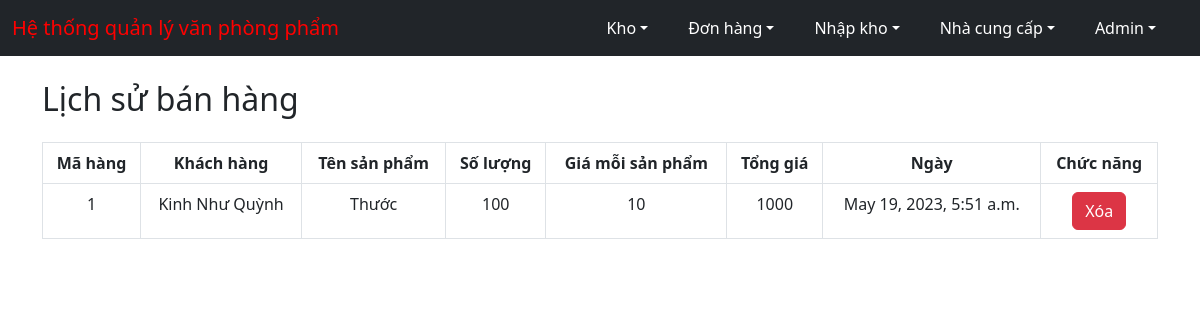
Page /sales/sales-history/ (signed in) on the committed database.
### sales/models.py (models this page shows)
class SalesModel(models.Model):
    order_no = models.IntegerField(primary_key=True,verbose_name='Mã')
    customer = models.ForeignKey(CustomerModel, on_delete=models.CASCADE,verbose_name='Khách hàng')
    sku = models.ForeignKey(InventoryModel, on_delete=models.CASCADE,verbose_name='Sản phẩm')
    quantity = models.IntegerField(verbose_name='Số lượng')
    price = models.IntegerField(verbose_name='Giá')
    total_price = models.IntegerField(verbose_name='Tổng giá')
    date = models.DateTimeField(auto_now=True,verbose_name='Ngày')
    class Meta:
        verbose_name_plural = 'Đơn hàng'

class CustomerModel(models.Model):
    customer = models.CharField(max_length=100,verbose_name='Khách hàng')
    contact = models.IntegerField(verbose_name='Liên hệ')
    def __str__(self):
        return self.customer
    class Meta:
        verbose_name_plural = 'Khách hàng'

### inventory/models.py (models this page shows)
class InventoryModel(models.Model):
    sku = models.CharField(max_length=100,verbose_name='Sản phẩm')
    available_quantity = models.IntegerField(verbose_name='Hiện còn')
    def __str__(self):
        return self.sku
    class Meta:
        verbose_name_plural = 'Kho'

### sales/views.py (the view)
# urls.py: path('sales-history/', views.sales_history, name='sales-history'),
@login_required
def sales_history(request):
    model = SalesModel.objects.all()
    return render(request, 'sales/sales_history.html', {
        'model': model
    })

### sales/templates/sales/sales_history.html (shortened to what this page needs)
{% extends 'base.html' %}
{% block content %}
    <div class='container'>
        <h2 class='mt-4'>Lịch sử bán hàng</h2>
        <table class="table mt-4 table-bordered text-center">
            <thead>
              <tr>
                <th scope="col">Mã hàng</th>
                <th scope="col">Khách hàng</th>
                <th scope="col">Tên sản phẩm</th>
                <th scope="col">Số lượng</th>
                <th scope="col">Giá mỗi sản phẩm</th>
                <th scope="col">Tổng giá</th>
                <th scope="col">Ngày</th>
                <th scope="col">Chức năng</th>
              </tr>
            </thead>
            <tbody>
                {% for row in model %}
                    <tr>
                        <td>{{ row.order_no }}</td>
                        <td>{{ row.customer }}</td>
                        <td>{{ row.sku }}</td>
                        <td>{{ row.quantity }}</td>
                        <td>{{ row.price }}</td>
                        <td>{{ row.total_price }}</td>
                        <td>{{ row.date }}</td>
                        <td><a class='btn btn-danger' href={% url 'delete-sale' row.order_no %}>Xóa</a></td>
                    </tr>
                {% endfor %}
            </tbody>
          </table>
    </div>
{% endblock %}

### templates/base.html (shortened to what this page needs)
<!DOCTYPE html>
<html lang="en">
<head>
    <link href="https://cdn.jsdelivr.net/npm/bootstrap@5.2.0-beta1/dist/css/bootstrap.min.css" rel="stylesheet">
</head>
<body style="background-image: url('/static/images/background2.jpg'); background-repeat: no-repeat; background-size: cover;">
    <nav class="navbar navbar-expand-lg navbar-dark bg-dark">
        <div class="container-fluid">
            {% if not user.is_authenticated %}
                <a class="navbar-brand" href="{% url 'sign-in' %}">
                    Hệ thống quản lý văn phòng phẩm
                </a>
            {% else %}
                <a style ="color : red" class="navbar-brand" href="{% url 'index' %}">
                    Hệ thống quản lý văn phòng phẩm
                </a>
            {% endif %}
            <ul class="nav justify-content-end ">
                {% if not user.is_authenticated %}
                    <li class="nav-item">
                        <a class="nav-link text-white" href="{% url 'sign-up' %}">Đăng ký</a>
                    </li>
                 {% else %}
                    <div class="collapse navbar-collapse" id="navbarNavDarkDropdown">
                        <ul class="navbar-nav">
                            <li class="nav-item dropdown me-4">
                                <a class="nav-link text-white dropdown-toggle" href="{% url 'index' %} id="navbarDarkDropdownMenuLink" role="button" data-bs-toggle="dropdown" aria-expanded="false"">Kho</a>
                            </li>
                            <li class="nav-item dropdown me-4">
                                <a class="nav-link text-white dropdown-toggle" href="{% url 'index' %} id="navbarDarkDropdownMenuLink" role="button" data-bs-toggle="dropdown" aria-expanded="false"">Đơn hàng</a>
                            </li>
                            <li class="nav-item dropdown me-4">
                                <a class="nav-link text-white dropdown-toggle" href="#" id="navbarDarkDropdownMenuLink" role="button" data-bs-toggle="dropdown" aria-expanded="false">Nhập kho</a>
                            </li>
                            <li class="nav-item dropdown me-4">
                                <a class="nav-link text-white dropdown-toggle" href="#" id="navbarDarkDropdownMenuLink" role="button" data-bs-toggle="dropdown" aria-expanded="false">Nhà cung cấp</a>
                            </li>
                            <li class="nav-item dropdown me-4">
                                <a class="nav-link text-white dropdown-toggle" href="#" id="navbarDarkDropdownMenuLink" role="button" data-bs-toggle="dropdown" aria-expanded="false">{{user.username|capfirst}}</a>
                            </li>
                        </ul>
                    </div>
                {% endif %}
            </ul>
        </div>
    </nav>
    {% block content %}
    {% endblock %}
</body>
</html>

### rows in the picture
SalesModel: order_no "1", customer "Kinh Như Quỳnh", sku "Thước", quantity "100", price "10", total_price "1000", date "May 19, 2023, 5:51 a.m."

### other values in the picture
{{ user.username|capfirst }} "Admin"
